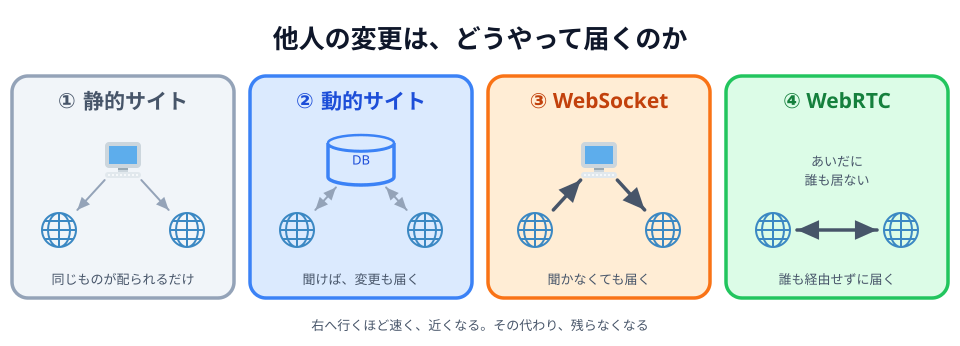

Write the Python code that produced this figure.
# 00-thumbnail.svg
# スキーマ: SCALE（「他人の変更がどこまで届くか」が 4 段階で上がる）+ SPLITTING（横に並べる）
# どの段でも両端にいるのはブラウザ 2 台。あいだに何が居るかだけが違う

import sys
sys.path.insert(0, "/Users/seekseep/.claude/skills/genfig")
from genfig import Canvas, PALETTE

c = Canvas(960, 346)
c.text(480, 48, "他人の変更は、どうやって届くのか", scale="xl")

BROWSER = "1f310"
SERVER = "1f5a5"

cols = [
    (123, "gray", "① 静的サイト", "同じものが配られるだけ"),
    (361, "blue", "② 動的サイト", "聞けば、変更も届く"),
    (599, "orange", "③ WebSocket", "聞かなくても届く"),
    (837, "green", "④ WebRTC", "誰も経由せずに届く"),
]

for cx, color, head, foot in cols:
    c.sticky(cx - 111, 76, 222, 222, color=color)
    c.text(cx, 108, head, scale="lg", fill=PALETTE[color]["text"])
    c.text(cx, 284, foot, scale="sm")

def browsers(cx):
    a = c.node(cx - 64, 230, "", emoji_cp=BROWSER, w=52, h=44)
    b = c.node(cx + 64, 230, "", emoji_cp=BROWSER, w=52, h=44)
    return a, b

# ① サーバーが同じファイルを配るだけ。A と B のあいだに線は無い
a, b = browsers(123)
s = c.node(123, 160, "", emoji_cp=SERVER, w=52, h=44)
c.link(s, a, primary=False)
c.link(s, b, primary=False)

# ② DB にためる。ただし線はどちらもブラウザ発
a, b = browsers(361)
db = c.node(361, 160, "DB", shape="cylinder", color="blue", w=66, h=50,
            label_scale="sm")
c.link(a, db, both=True, primary=False)
c.link(b, db, both=True, primary=False)

# ③ サーバーがつなぎっぱなしで、向こうから流し込んでくる
a, b = browsers(599)
s = c.node(599, 160, "", emoji_cp=SERVER, w=52, h=44)
c.link(a, s)
c.link(s, b)

# ④ あいだに誰も居ない
a, b = browsers(837)
c.text(837, 166, "あいだに\n誰も居ない", scale="sm")
c.link(a, b, both=True)

c.text(480, 330, "右へ行くほど速く、近くなる。その代わり、残らなくなる", scale="sm")

c.save("00-thumbnail.svg")
